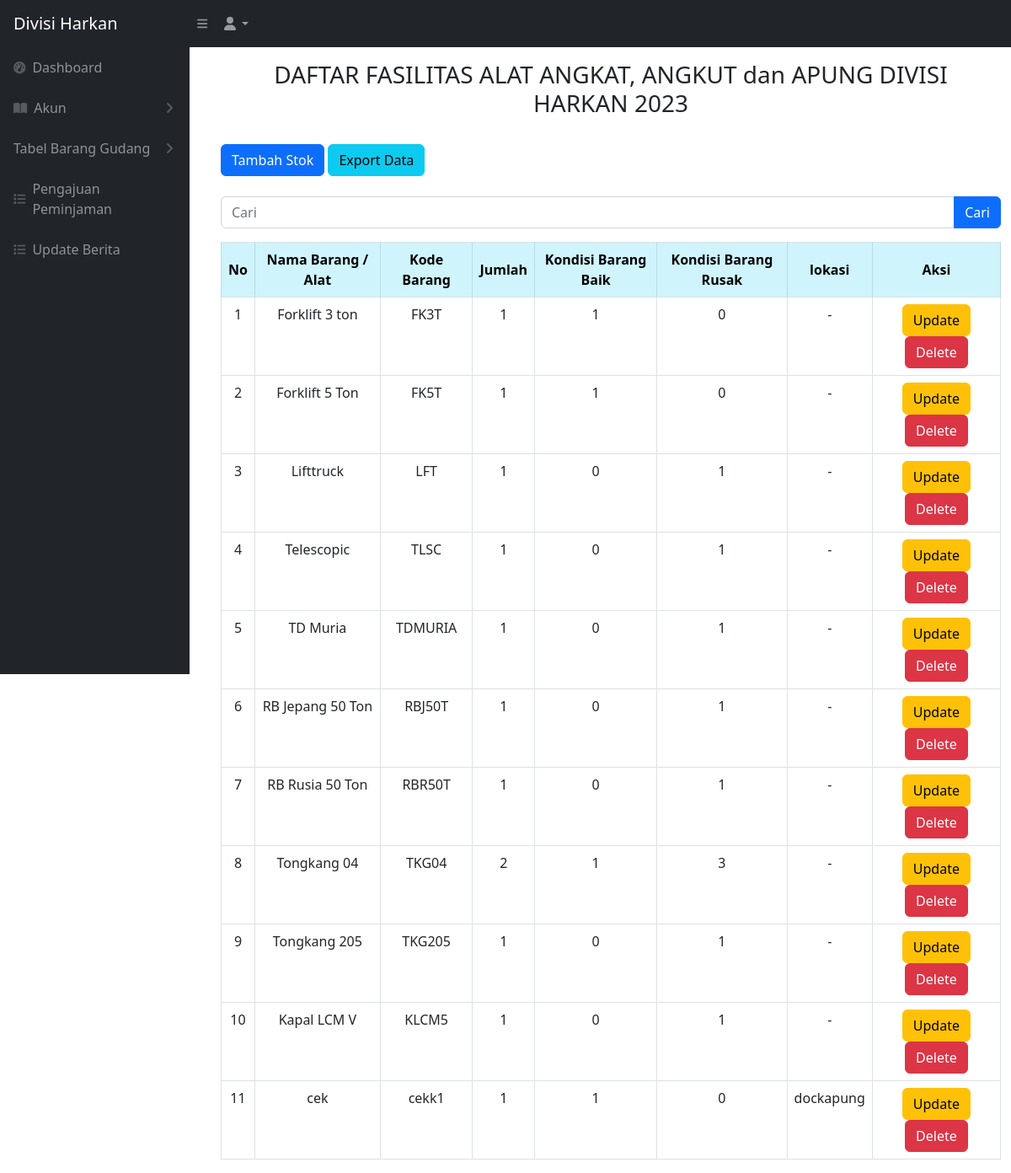
/angkut_apung.php (signed in), run on an earlier commit of the app's database.
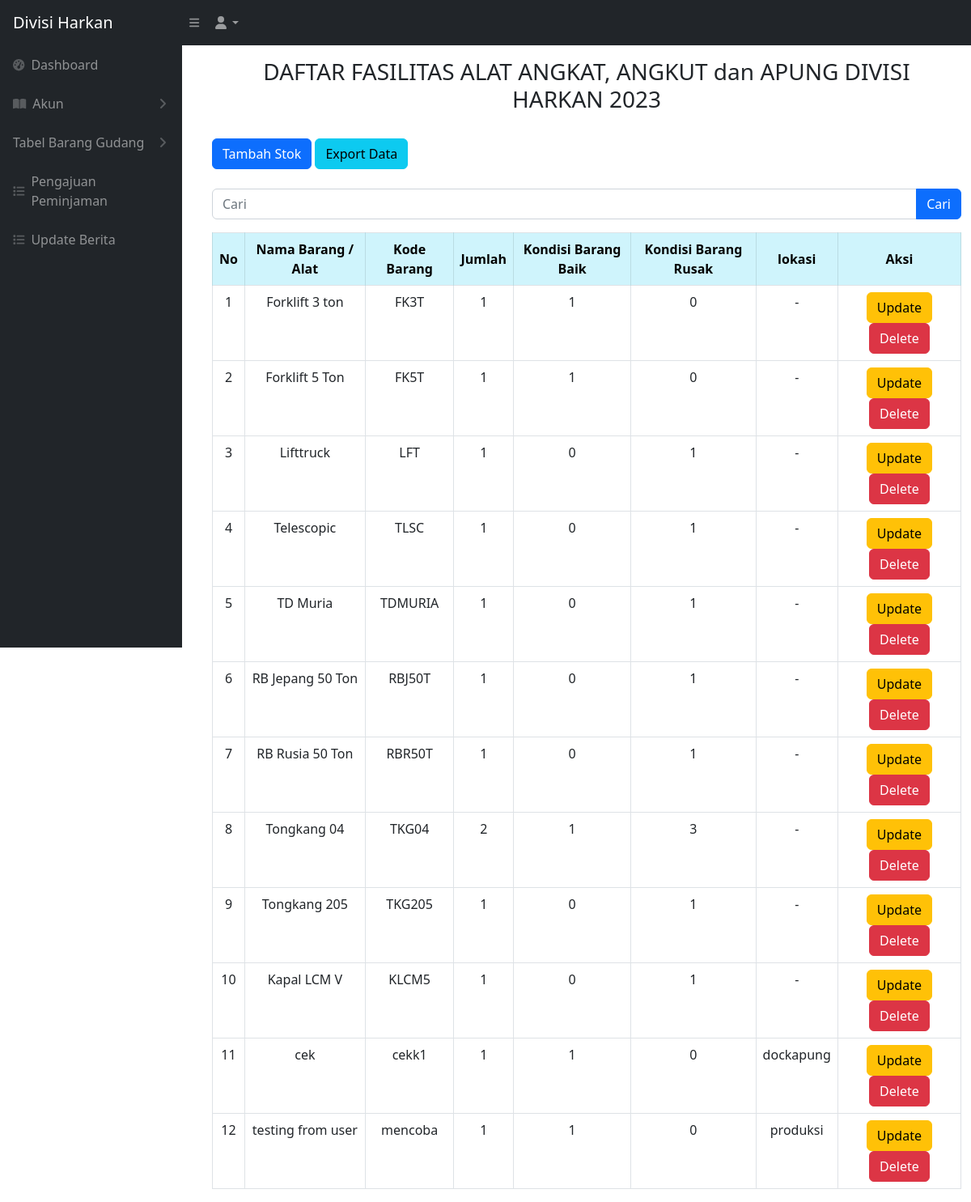
And on a later commit of the database.
### tables this page shows
CREATE TABLE `barang_angkut_apung` (
  `idbarang` int NOT NULL,
  `namabarang` varchar(512) NOT NULL,
  `kodebarang` varchar(100) NOT NULL,
  `jumlah` int NOT NULL,
  `baik` int NOT NULL,
  `rusak` int NOT NULL,
  `lokasi` varchar(512) NOT NULL,
  `kategori_id` int NOT NULL
);

### angkut_apung.php (the view, shortened to what this page needs)
<?php
require 'controller/koneksi.php';
$query = "SELECT * FROM barang_angkut_apung";
?>
<!DOCTYPE html>
<html lang="en">
<head>
    <link href="css/styles.css" rel="stylesheet" />
</head>
<?php include 'sidebar.php' ?>
<br>
<br>
<body>
    <main id="main-content" class="<?= isset($_GET['sidebarClosed']) ? '' : 'main-with-sidebar' ?>">
        <div class="container-fluid px-4">
            <h3 class="mt-4 text-center">DAFTAR FASILITAS ALAT ANGKAT, ANGKUT dan APUNG DIVISI HARKAN 2023</h3>
        </div>
        <br>
        <div class="container -fluid">
            <div class="card-mb-4">
                <button type="button" class="btn btn-primary" data-bs-toggle="modal" data-bs-target="#myModal">
                    Tambah Stok
                </button>
                <a href="export_angkut_apung.php" class="btn btn-info">Export Data</a>
                <br>
                <br>
                <form action="angkut_apung.php" method="GET">
                    <div class="input-group mb-3">
                        <input type="text" value="" class="form-control" placeholder="Cari" name="cari">
                        <br>
                        <button type="submit" class="btn btn-primary">Cari</button>
                    </div>
                </form>
                <div class="card-body">
                    <div class="table table-responsive">
                        <table class="table table-bordered" id="dataTable" width="100" cellspacing="0">
                            <thead>
                                <tr>
                                    <th class="table-info text-center align-middle">No</th>
                                    <th class="table-info text-center align-middle">Nama Barang / Alat</th>
                                    <th class="table-info text-center align-middle">Kode Barang</th>
                                    <th class="table-info text-center align-middle">Jumlah</th>
                                    <th class="table-info text-center align-middle">Kondisi Barang Baik</th>
                                    <th class="table-info text-center align-middle">Kondisi Barang Rusak</th>
                                    <th class="table-info text-center align-middle">lokasi</th>
                                    <th class="table-info text-center align-middle">Aksi</th>
                                </tr>
                            </thead>
                            <tbody>
                                <?php
                                $i = 1;
                                $ambilsemuadatabarang = mysqli_query($conn, $query);
                                while ($data = mysqli_fetch_array($ambilsemuadatabarang)) {
                                    $namabarang = $data['namabarang'];
                                    $kodebarang = $data['kodebarang'];
                                    $jumlah = $data['jumlah'];
                                    $barangbaik = $data['baik'];
                                    $barangrusak = $data['rusak'];
                                    $lokasi = $data['lokasi'];
                                    $idb = $data['idbarang'];
                                ?>
                                    <tr>
                                        <td style="text-align: center;"><?= $i++ ?></td>
                                        <td style="text-align: center;"><?= $namabarang ?></td>
                                        <td style="text-align: center;"><?= $kodebarang ?></td>
                                        <td style="text-align: center;"><?= $jumlah ?></td>
                                        <td style="text-align: center;"><?= $barangbaik ?></td>
                                        <td style="text-align: center;"><?= $barangrusak ?></td>
                                        <td style="text-align: center;"><?= $lokasi ?></td>
                                        <td style="text-align: center;">
                                            <button type="button" class="btn btn-warning" data-bs-toggle="modal" data-bs-target="#edit<?= $idb; ?>">
                                                Update
                                            </button>
                                            <button type="button" class="btn btn-danger" data-bs-toggle="modal" data-bs-target="#delete<?= $idb; ?>">
                                                Delete
                                            </button>
                                        </td>
                                    </tr>
                                <?php
                                };
                                ?>
                            </tbody>
                        </table>
    </main>
</body>
</html>

What changed in the data, as far as the page shows it:
added barang_angkut_apung: namabarang "testing from user", kodebarang "mencoba", jumlah "1", baik "1", rusak "0", lokasi "produksi"
